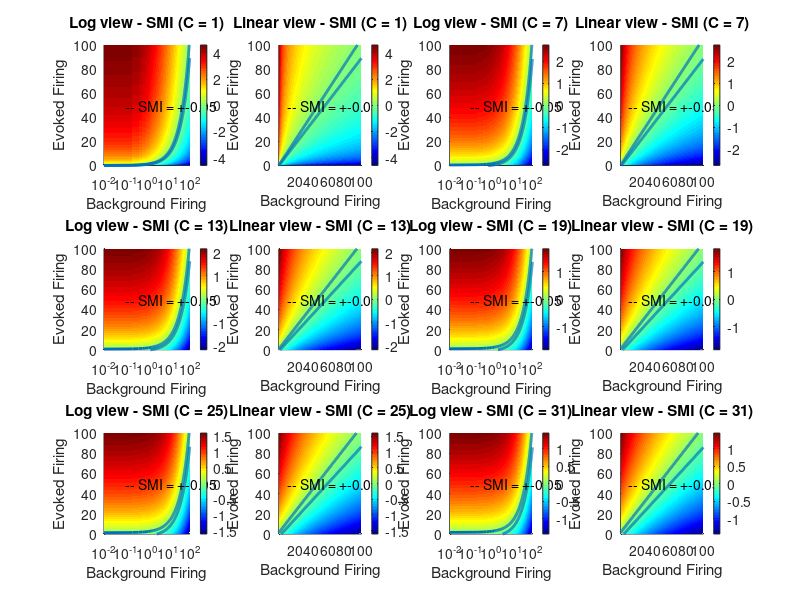
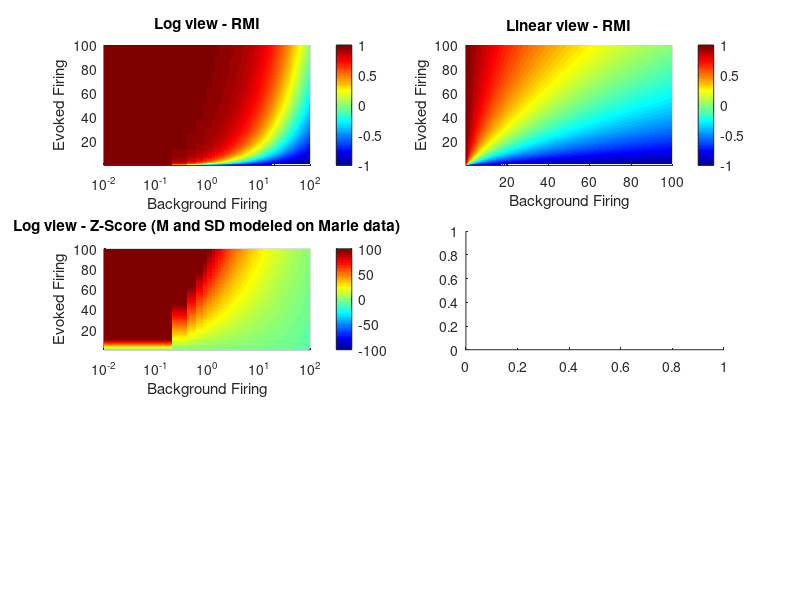

Source code (MATLAB) for these figures, in order: (Note: this script raises an error after producing the figures.)
clear all
close all

E = linspace(0.01, 100, 500);
BG = linspace(0.01, 100, 500);
Cvector = 1:40;
SMIlim = 0.05;

%% Calculate RMI and Z Score
for i = 1:length(BG)
    RMI(:,i) = (E-BG(i))./(E+BG(i));
end

% m = 0.4731;
% mrange = [0.4587, 0.4874];
% b = -0.0211;
% brange = [-0.03039, -0.0118];
% coeff1 = linspace(mrange(1), mrange(1), length(Cvector));
% coeff2 = linspace(brange(1), brange(1), length(Cvector));
% for CI = 1: length(Cvector)
%     for i = 1:length(BG)
%         ZS(:,i,CI) = (E - BG(i))/ (10^coeff2(CI) * BG(i)^coeff1(CI));
%     end
% end

for i = 1:length(BG)
    ZS(:,i) = (E - BG(i))/ sqrt(BG(i));
end

for C = Cvector(1): Cvector(end)
    for i = 1:length(BG)
        SMI(:,i,C) = log((E+C)./(BG(i)+C));
    end
end

%% Plot metric spaces

figure(1)
set(gcf, 'Units', 'Normalized', 'OuterPosition', [0 0 1 1]);
plotcount = 0;

for p = 1:6
    C = floor(length(Cvector)/6) *p - 5;
    plotcount = plotcount + 1;
    
    subplot(3, 4, plotcount)
    hold on
    surf(BG, E, SMI(:,:,Cvector(C)), 'EdgeColor', 'none'); view(2)
    line(BG, (exp(SMIlim)).*BG + ((exp(SMIlim))*Cvector(C)-Cvector(C)), repmat(200, 1, length(BG)), 'linewidth', 2)
    line(BG, (10^-SMIlim).*BG + ((10^-SMIlim)*Cvector(C)-Cvector(C)), repmat(200, 1, length(BG)), 'linewidth', 2)
    text(0.1, 50, 200, ['-- SMI = +-', num2str(SMIlim)])
    set(gca, 'xscale', 'log');
    xlabel('Background Firing'); ylabel('Evoked Firing'); zlabel('Metric Value'); title(['Log view - SMI (C = ', num2str(C+Cvector(1)-1), ')'])
    axis('tight'); colormap('jet'); colorbar; %caxis([-1 1]);
    set(gca, 'ylim', [0 100])
    
    plotcount = plotcount + 1;
    subplot(3, 4, plotcount)
    hold on
    surf(BG, E, SMI(:,:,Cvector(C)), 'EdgeColor', 'none'); view(2)
    line(BG, (exp(SMIlim)).*BG + ((exp(SMIlim))*Cvector(C)-Cvector(C)), repmat(200, 1, length(BG)), 'linewidth', 2)
    line(BG, (10^-SMIlim).*BG + ((10^-SMIlim)*Cvector(C)-Cvector(C)), repmat(200, 1, length(BG)), 'linewidth', 2)
    text(10, 50, 200, ['-- SMI = +-', num2str(SMIlim)])
    xlabel('Background Firing'); ylabel('Evoked Firing'); zlabel('Metric Value'); title(['Linear view - SMI (C = ', num2str(C+Cvector(1)-1), ')'])
    axis('tight'); colormap('jet'); colorbar; %caxis([-1 1]);
    set(gca, 'ylim', [0 100])
end


for C = 11% 1:5:length(Cvector)
    figure(C)
    set(gcf, 'Units', 'Normalized', 'OuterPosition', [0 0 1 1]);
    
    subplot(3, 2, 1)
    surf(BG, E, RMI, 'EdgeColor', 'none'); view(2)
    set(gca, 'xscale', 'log');
    xlabel('Background Firing'); ylabel('Evoked Firing'); zlabel('Metric Value'); title('Log view - RMI')
    axis('tight'); caxis([-1 1]); colormap('jet'); colorbar
    
    subplot(3, 2, 2)
    surf(BG, E, RMI, 'EdgeColor', 'none'); view(2)
    xlabel('Background Firing'); ylabel('Evoked Firing'); zlabel('Metric Value'); title('Linear view - RMI')
    axis('tight'); caxis([-1 1]); colormap('jet'); colorbar
    
    subplot(3, 2, 3)
    surf(BG, E, ZS(:,:), 'EdgeColor', 'none'); view(2)
    set(gca, 'xscale', 'log');
    xlabel('Background Firing'); ylabel('Evoked Firing'); zlabel('Metric Value'); title('Log view - Z-Score (M and SD modeled on Marie data)')
    axis('tight'); colormap('jet'); colorbar; caxis([-100 100]);
    
    subplot(3, 2, 4)
    surf(BG, E, ZS(:,:,C), 'EdgeColor', 'none'); view(2)
    xlabel('Background Firing'); ylabel('Evoked Firing'); zlabel('Metric Value'); title('Linear view - Z-Score (M and SD modeled on Marie data)')
    axis('tight'); colormap('jet'); colorbar; caxis([-10 10]);
    
    subplot(3, 2, 5)
    hold on
    surf(BG, E, SMI(:,:,Cvector(C)), 'EdgeColor', 'none'); view(2)
    line(BG, (exp(SMIlim)).*BG + ((exp(SMIlim))*Cvector(C)-Cvector(C)), repmat(200, 1, length(BG)), 'linewidth', 2)
    line(BG, (10^-SMIlim).*BG + ((10^-SMIlim)*Cvector(C)-Cvector(C)), repmat(200, 1, length(BG)), 'linewidth', 2)
    text(0.1, 50, 200, ['-- SMI = +-', num2str(SMIlim)])
    set(gca, 'xscale', 'log');
    xlabel('Background Firing'); ylabel('Evoked Firing'); zlabel('Metric Value'); title(['Log view - SMI (C = ', num2str(C+Cvector(1)-1), ')'])
    axis('tight'); colormap('jet'); colorbar; %caxis([-1 1]);
    set(gca, 'ylim', [0 100])
    
    subplot(3, 2, 6)
    hold on
    surf(BG, E, SMI(:,:,Cvector(C)), 'EdgeColor', 'none'); view(2)
    line(BG, (exp(SMIlim)).*BG + ((exp(SMIlim))*Cvector(C)-Cvector(C)), repmat(200, 1, length(BG)), 'linewidth', 2)
    line(BG, (10^-SMIlim).*BG + ((10^-SMIlim)*Cvector(C)-Cvector(C)), repmat(200, 1, length(BG)), 'linewidth', 2)
    text(10, 50, 200, ['-- SMI = +-', num2str(SMIlim)])
    xlabel('Background Firing'); ylabel('Evoked Firing'); zlabel('Metric Value'); title(['Linear view - SMI (C = ', num2str(C+Cvector(1)-1), ')'])
    axis('tight'); colormap('jet'); colorbar; %caxis([-1 1]);
    set(gca, 'ylim', [0 100])
end